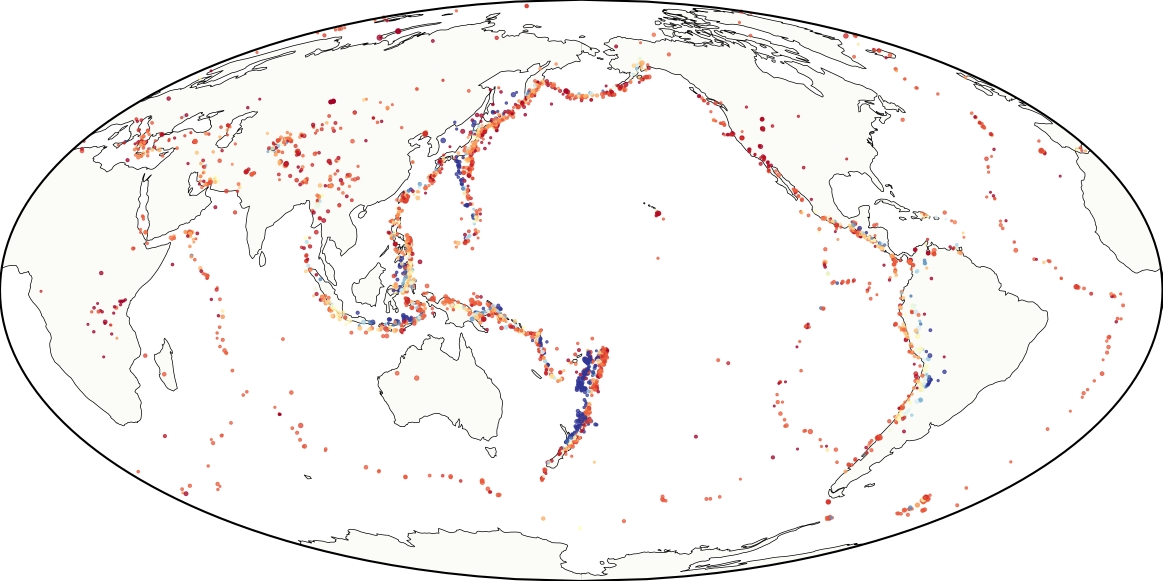
#> input picture scratchpad/+LectureMaterials/Animation/GlobalCumlEqMap.1975.png, 2325 x 1162 px (shown at 1/2 size); its folder holds 4 pictures in this run
$ jupyter execute --allow-errors GlobalEQAnimationCumulative.ipynb   (shell and % lines are left out)
#> lines starting #> are read from the running program, lines starting #| are printed output that depends on the picture
[cell 1]
%pylab inline

import cartopy.crs as ccrs
import matplotlib.pyplot as plt

from cartopy.io import PostprocessedRasterSource, LocatedImage
from cartopy.io import srtm
from cartopy.io.srtm import SRTM3Source
import cartopy.feature as cfeature

# from scipy.io import netcdf

from PIL import Image
import imageio

import numpy as np

#> (a cell that did not finish here is left out)

#> (a cell that did not finish here is left out)

[cell 4]
norm_eqdep = matplotlib.colors.Normalize(vmin = 0.0, vmax = 200, clip = False)

#> (a cell that did not finish here is left out)

#> (a cell that did not finish here is left out)

[cell 7]
from glob import glob
image_files = sort(glob("GlobalCumlEqMap.*.png"))

from PIL import Image

movie = imageio.get_writer('./GlobalEQCumulative.gif', fps=12.5)

for image_file in image_files:

    print("File: {}".format(image_file))

    im0 = imageio.imread(image_file)
#> im0 is the input picture: shape (1162, 2325, 4); mean R, G, B, A 247.2, 244.9, 243.7, 201.3
    img = Image.fromarray(im0)
    im2 = img.resize((640,320), Image.BILINEAR )
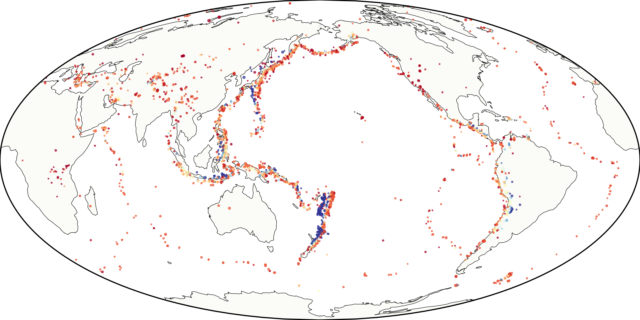
#> im2: PIL image 640x320 RGBA; mean R, G, B, A 193.9, 191.5, 190.4, 201.4; transparent parts drawn white

    movie.append_data(np.array(im2))
#> pass 2 of the loop `for image_file in image_files:`:
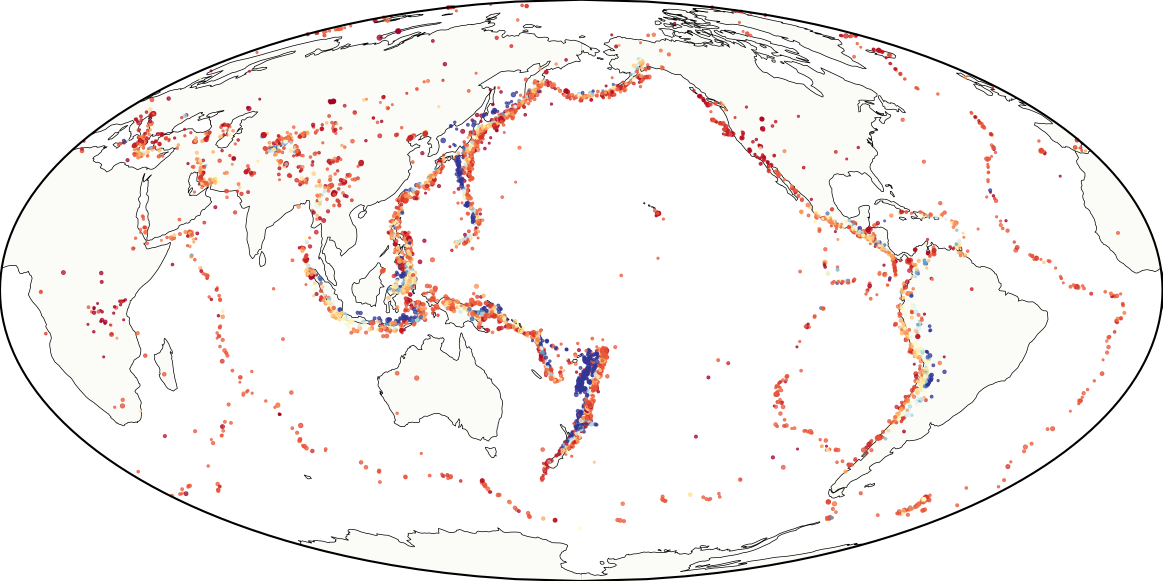
#> input picture scratchpad/+LectureMaterials/Animation/GlobalCumlEqMap.1976.png, 2325 x 1162 px (shown at 1/2 size)
#> im0 is the input picture: shape (1162, 2325, 4); mean R, G, B, A 246.8, 243.2, 241.8, 201.4
#> `im2 = img.resize((640,320), Image.BILINEAR )`:
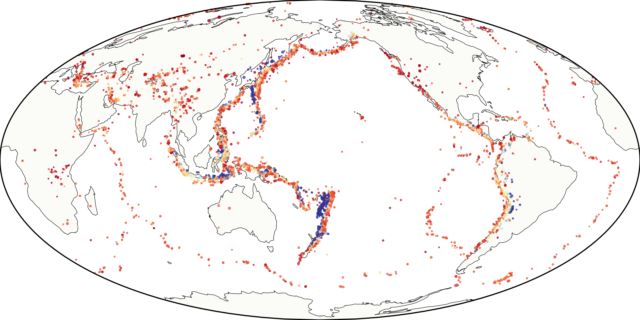
#> im2: PIL image 640x320 RGBA; mean R, G, B, A 193.5, 189.9, 188.5, 201.4; transparent parts drawn white
#> pass 3 of the loop `for image_file in image_files:`:
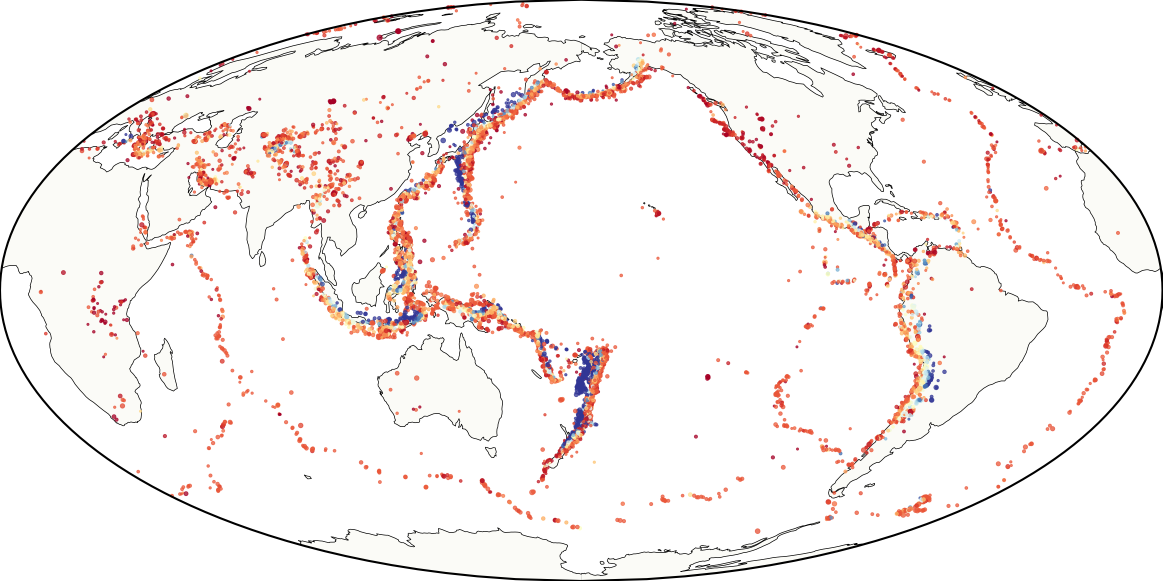
#> input picture scratchpad/+LectureMaterials/Animation/GlobalCumlEqMap.1977.png, 2325 x 1162 px (shown at 1/2 size)
#> im0 is the input picture: shape (1162, 2325, 4); mean R, G, B, A 246.5, 241.8, 240.3, 201.4
#> `im2 = img.resize((640,320), Image.BILINEAR )`:
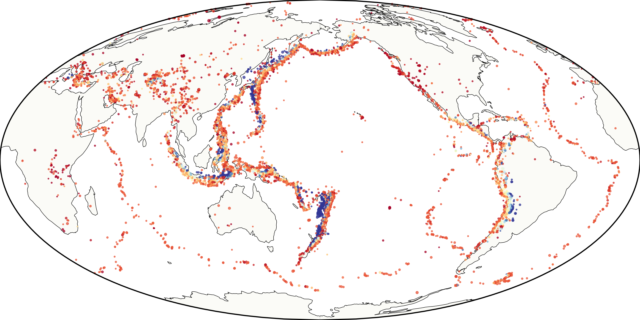
#> im2: PIL image 640x320 RGBA; mean R, G, B, A 193.2, 188.5, 187, 201.4; transparent parts drawn white
#> the loop made 4 passes; the first 3 are shown


movie.close()
